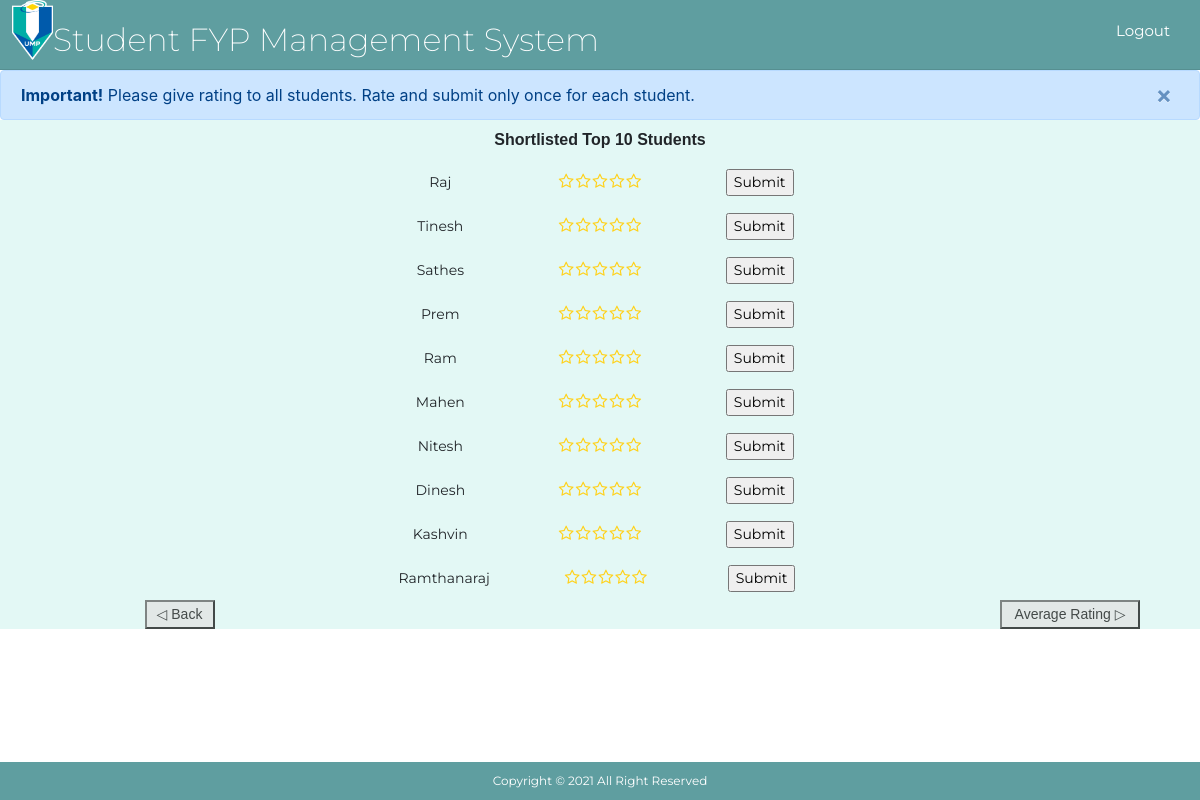
The app's page /rating.php with its own data.
### tables this page shows
CREATE TABLE `studentlist` (
  `id` int(10) NOT NULL,
  `name` varchar(40) NOT NULL,
  `average_rating` float NOT NULL
);

### rating.php (the view, shortened to what this page needs)
<!DOCTYPE html>
<html lang="en">
    <head>
        <link href="css/ratinglayout.css" type="text/css" rel="stylesheet" media="screen,projection">
        <link rel="stylesheet" href="https://cdn.jsdelivr.net/npm/bootstrap@4.6.1/dist/css/bootstrap.min.css">
        <link rel="stylesheet" href="https://cdnjs.cloudflare.com/ajax/libs/twitter-bootstrap/4.6.1/css/bootstrap.min.css">
        <link rel="stylesheet" href="https://cdnjs.cloudflare.com/ajax/libs/font-awesome/4.2.0/css/font-awesome.min.css">
        <link rel="stylesheet" href="starrr.css">
    </head>
    <body>
      <div class="header">
        <div class ="inner_header">
            <div class="logo_container">
               <img src="umplogo.png" alt="imgheader">
               <h1>Student FYP Management System</h1>
            </div>
          <nav>
            <li><span><a href="logout.php">Logout</a></span></li>
          </nav>
        </div>
      </div>
          <div class="alert alert-primary alert-dismissible">
              <button type="button" class="close" data-dismiss="alert">&times;</button>
              <strong>Important!</strong> Please give rating to all students. Rate and submit only once for each student.
         </div>
   <div class= ratetitle>
      Shortlisted Top 10 Students
   </div>
<?php
       $conn = mysqli_connect("localhost", "root", "", "studFYP");
       $result = mysqli_query($conn, "SELECT * FROM studentlist");
       while ($row = mysqli_fetch_object($result)) {
?>
<div class=ratetable>
   <table class="center">
     <tr>
       <form method="POST" onsubmit="return saverating(this);">
        <td>
           <?php
           echo $row->name;
           ?>
        </td>
        <td>
           <div class="starrr"></div>
        </td>
        <td>
           <input type="submit">
        </td>
       </form>
     </tr>
   </table>
</div>
    <?php
    }
    ?>
<div class= "ratebutton">
    <button class="avgbutton" onclick="document.location='chart.php'">Average Rating ▷</button>
    <button class="backbutton" onclick="history.back()">◁ Back</button>
</div>
    <footer id="footer">
            <span> Copyright &copy; 2021 All Right Reserved</span>
    </footer>
</body>
</html>

### css/ratinglayout.css (style rules this page uses)
.ratetable { background-color: #e3f8f5; }
.ratetitle { text-align: center; background-color: #e3f8f5; font-family: 'Lucida Sans', 'Lucida Sans Regular', 'Lucida Grande', 'Lucida Sans Unicode', Geneva, Verdana, sans-serif; font-weight: bold; padding: 8px 10px; margin-top: -16px; }
#footer { text-align: center; padding: 10px; background-color: cadetblue; color: white; position: fixed; width: 100%; font-family: 'Montserrat'; font-size: 12px; bottom: 0; clear:both; }
.ratebutton { background-color: #e3f8f5; }
.backbutton { background-color: rgb(226, 226, 226); height:29px; width: 70px; margin-left:-1000px; font-size: 14px; font-family: Arial, Helvetica, sans-serif; opacity: 0.7; transition: 0.3s; display: inline-block; text-decoration: none; cursor: pointer; }
.avgbutton { background-color: rgb(226, 226, 226); height:29px; width: 140px; margin-left: 1000px; font-size: 14px; font-family: Arial, Helvetica, sans-serif; opacity: 0.7; transition: 0.3s; display: inline-block; text-decoration: none; cursor: pointer; }
img { width: 55;; height: 60px; padding-left: 12px; }
.header { width: 100vw; height: 70px; border-bottom: solid 1px rgba(16, 16, 16, 0.1); font-family: 'Poppins'; background-color: cadetblue; text-decoration: none; }
table { border-collapse: collapse; width: 100%; }
html,body { height: 100%; }
td { height: 30px; }
.logo_container { height: 100%; display: table; float: left; }
.logo_container h1 { color:rgb(255, 255, 255); height: 100%; display: table-cell; vertical-align: middle; font-family: 'Montserrat'; font-size: 32px; font-weight: 200; padding-top: 20px; }
.header nav { float:right; height: 100%; }
.header nav li { height: 100%; display: table; float:left; margin-right: 30px; margin-top: 20px; font-family: 'Montserrat'; font-size: 15px; }
.header nav li:last-of-type { margin-right:20; }
.header nav a { color:white; }
table { font-family: 'Montserrat'; font-size: 14px; }
button { height:30px; width: 70px; margin-left:100px }

### starrr.css (style rules this page uses)
.starrr { display: inline-block; }

### rating.php (style rules this page uses)
table, td { border: 1px solid black; border-color: #e3f8f5; }
table { border-collapse: collapse; width: 40%; }
td { padding: 7.5px; width: 20%; text-align: center; }
table.center { margin-left: auto; margin-right: auto; }

### records on screen
studentlist: name "Raj"
studentlist: name "Tinesh"
studentlist: name "Sathes"
studentlist: name "Prem"
studentlist: name "Ram"
studentlist: name "Mahen"
studentlist: name "Nitesh"
studentlist: name "Dinesh"
studentlist: name "Kashvin"
studentlist: name "Ramthanaraj"
